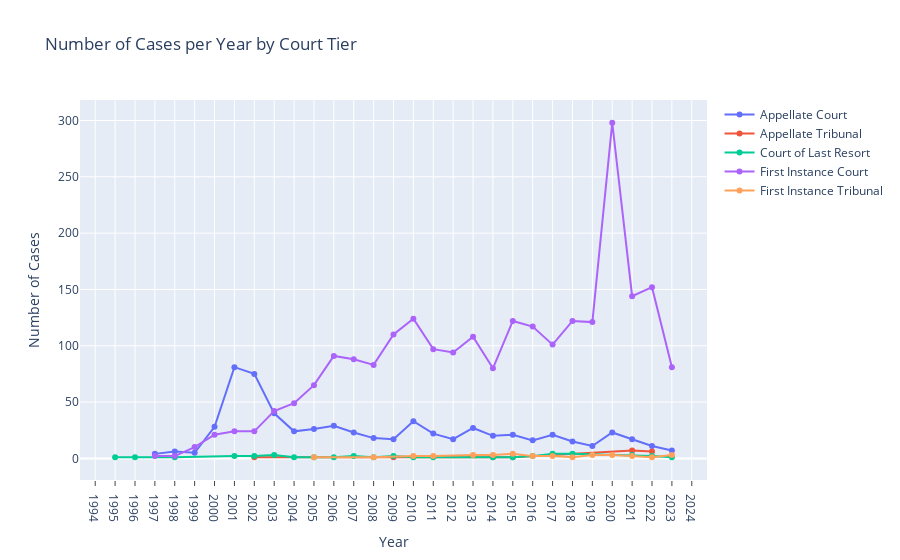

Source (notebook cell):
### Code cell
df = df[df['year'] >= 1995]
 
grouped = df.groupby(['year', 'tier']).size().reset_index(name='case_count')
 
traces = []
tiers = sorted(grouped['tier'].unique())
for tier in tiers:
    filtered_data = grouped[grouped['tier'] == tier]
    trace = go.Scatter(
        x=filtered_data['year'],
        y=filtered_data['case_count'],
        mode='lines+markers',
        name=tier
    )
    traces.append(trace)

 
layout = go.Layout(
    title='Number of Cases per Year by Court Tier',
    xaxis=dict(
        title='Year',
        tickmode='linear',
        ticks='outside',
        tick0=1980,
        dtick=1   
    ),
    yaxis=dict(title='Number of Cases'),
    hovermode='closest'
)
 
fig = go.Figure(data=traces, layout=layout)
iplot(fig)

### Figure 1 — Plotly figure (JSON) as saved in the notebook; plotly's stock layout.template omitted (floating-point values rounded to 4 significant figures)
{"data": [{"mode": "lines+markers", "name": "Appellate Court", "type": "scatter", "x": [1997, 1998, 1999, 2000, 2001, 2002, 2003, 2004, 2005, 2006, 2007, 2008, 2009, 2010, 2011, 2012, 2013, 2014, 2015, 2016, 2017, 2018, 2019, 2020, 2021, 2022, 2023], "y": [4, 6, 5, 28, 81, 75, 40, 24, 26, 29, 23, 18, 17, 33, 22, 17, 27, 20, 21, 16, 21, 15, 11, 23, 17, 11, 7]}, {"mode": "lines+markers", "name": "Appellate Tribunal", "type": "scatter", "x": [2002, 2009, 2014, 2015, 2021, 2022], "y": [1, 1, 1, 1, 7, 6]}, {"mode": "lines+markers", "name": "Court of Last Resort", "type": "scatter", "x": [1995, 1996, 1998, 2001, 2002, 2003, 2004, 2005, 2006, 2007, 2008, 2009, 2010, 2011, 2014, 2015, 2016, 2017, 2018, 2021, 2022, 2023], "y": [1, 1, 1, 2, 2, 3, 1, 1, 1, 2, 1, 2, 1, 1, 1, 1, 2, 4, 4, 3, 2, 1]}, {"mode": "lines+markers", "name": "First Instance Court", "type": "scatter", "x": [1997, 1998, 1999, 2000, 2001, 2002, 2003, 2004, 2005, 2006, 2007, 2008, 2009, 2010, 2011, 2012, 2013, 2014, 2015, 2016, 2017, 2018, 2019, 2020, 2021, 2022, 2023], "y": [2, 2, 10, 21, 24, 24, 42, 49, 65, 91, 88, 83, 110, 124, 97, 94, 108, 80, 122, 117, 101, 122, 121, 298, 144, 152, 81]}, {"mode": "lines+markers", "name": "First Instance Tribunal", "type": "scatter", "x": [2005, 2008, 2010, 2011, 2013, 2014, 2015, 2016, 2017, 2018, 2019, 2020, 2021, 2022, 2023], "y": [1, 1, 2, 2, 3, 3, 4, 2, 2, 1, 3, 3, 2, 1, 3]}], "layout": {"hovermode": "closest", "title": {"text": "Number of Cases per Year by Court Tier"}, "xaxis": {"dtick": 1, "tick0": 1980, "tickmode": "linear", "ticks": "outside", "title": {"text": "Year"}}, "yaxis": {"title": {"text": "Number of Cases"}}}}
